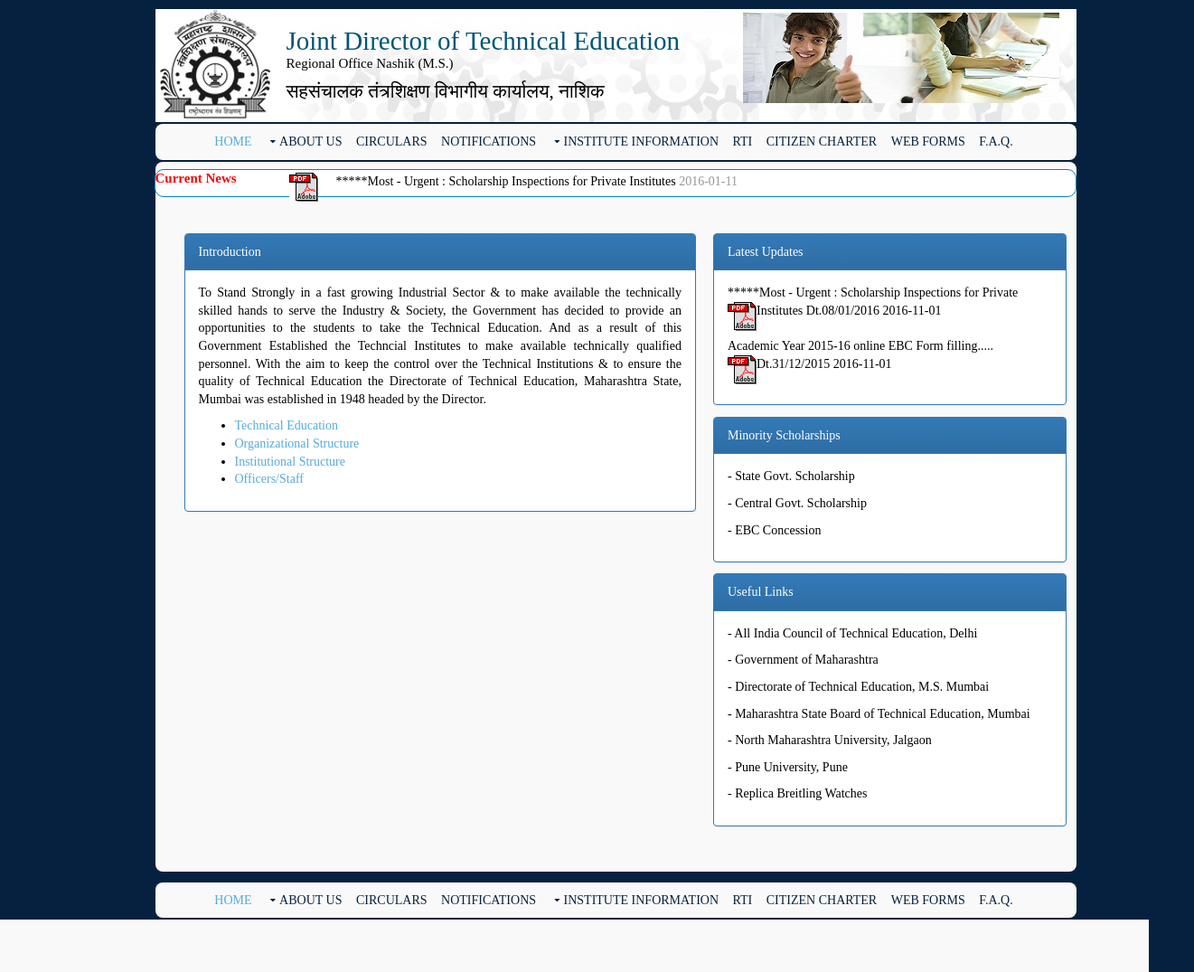
Page /about.php on the committed database.
### tables this page shows
CREATE TABLE IF NOT EXISTS `currentnews` (
  `id` int(11) NOT NULL AUTO_INCREMENT,
  `dateofposting` varchar(50) NOT NULL,
  `subject` varchar(200) NOT NULL,
  `file` varchar(50) NOT NULL,
  `type` varchar(50) NOT NULL,
  PRIMARY KEY (`id`)
);

CREATE TABLE IF NOT EXISTS `updatelink` (
  `id` int(11) NOT NULL AUTO_INCREMENT,
  `dateofposting` varchar(50) NOT NULL,
  `subject` varchar(300) NOT NULL,
  `file` varchar(300) NOT NULL,
  `type` varchar(50) NOT NULL,
  PRIMARY KEY (`id`)
);

### about.php (the view, shortened to what this page needs)
<!DOCTYPE html>
<html>
<head>
<link rel="stylesheet" href="bootstrap-3.3.5-dist/css/bootstrap.min.css" >
<link rel="stylesheet" href="bootstrap-3.3.5-dist/css/bootstrap-theme.min.css" >
<link href="layout/styles/layout.css" rel="stylesheet" type="text/css" media="all">
<link href="layout/styles/style.css" rel="stylesheet" type="text/css">
</head>
<body id="top">
<div class="wrapper row0">
<div class="logo"><a href="#"><img src="images/dte-logo.jpg" /></a></div>
          <div class="text-logo-div"><h2 style="margin-top:-11px;">Joint Director of Technical Education </h2>
        <h3 style="margin-bottom:10px;">Regional Office Nashik (M.S.)</h3>
		<h3 style="font-size:21px;">सहसंचालक तंत्रशिक्षण विभागीय कार्यालय, नाशिक</h3>
         <a href="admin/index.php"><img src="images/banner-2.jpg"  class="img1" title="Admin Login"></a>
       </div>
</div>
<div class="wrapper row2">
  <div class="rounded">
    <nav id="mainav" class="clear" style="margin-left:7px;">
      <ul class="clear">
        <li class="active"><a href="index.php">Home</a></li>
        <li><a class="drop" href="about.php">About Us</a>
       </li>
         <li><a href="circular.php">Circulars</a></li>
         <li><a  href="notification.php">Notifications</a>
        </li>
         <li><a class="drop" href="#">Institute Information</a>
        </li>
         <li><a href="rti.php">RTI</a></li>
         <li><a href="citizencharter.php">Citizen Charter</a></li>
         <li><a href="webform.php">Web Forms</a></li>
         <li><a href="faq.php">F.A.Q.</a></li>
      </ul>
    </nav>
  </div>
</div>
<div class="wrapper row3">
  <div class="rounded">
    <main class="container clear">
      <div class="group btmspace-30">
      <div class="marquee-box" style="margin-bottom:10px;margin-left: -21px;margin-top: -22px;">
        <div class="marquee-heading"><span style="font-size:15px;color:#F00;"><b>Current News</b></span>
      <div class="marquee-div" style="margin-top:-4px; height:28px; width:870px; float:right"> <marquee behavior="scroll" direction="left" onMouseOver="this.stop();" onMouseOut="this.start();" scrolldelay="210"  style="margin-right:10px;margin-top: 7px;"> <span style="margin-left:20px;"><?php
   include('config.php');
	$query = "select * from currentnews" ;
	$result1 = mysqli_query($con,$query) or die(mysqli_error($con));
while($row=mysqli_fetch_assoc($result1))
{
	$file=$row['file'];
	?>
<tr style="color:#000;"><td >
<a href="download.php?filename=<?php echo $file ;?>" style="color:#000;" >
<?php echo $row['subject']; ?>
<img alt="down-icon" src="images/pdficon.gif" align="left" width="20" height="20"/></a>
<?php echo $row['dateofposting']; ?></td>
</tr>
<br><br>
<?php }?> </span>
</marquee>
</div></div>
</div>
</div>
        <div class="one_half" style="margin-left:-74px;">
          <div class="sdb_holder" style="margin-right: -178px;
    margin-left: 86px;">
         <div class="panel panel-primary">
  <div class="panel-heading">Introduction</div>
  <div class="panel-body" style="color:#000;">
     <p align="justify">To Stand Strongly in a fast growing Industrial Sector & to make available the technically skilled hands to serve the Industry & Society, the Government has decided to provide an opportunities to the students to take the Technical Education. And as a result of this Government Established the Techncial Institutes to make available technically qualified personnel. With the aim to keep the control over the Technical Institutions & to ensure the quality of Technical Education the Directorate of Technical Education, Maharashtra State, Mumbai was established in 1948 headed by the Director.</p>
<ul class="cList pointLi">
					<li><a href="technicaleducation.php">Technical Education</a></li>
                    <li><a href="organizationalstructure.php">Organizational Structure</a></li>
                    <li><a href="#">Institutional Structure</a></li>
                    <li><a href="officers.php">Officers/Staff</a></li>
                    </ul>
  </div>
</div>
</div>
        </div>
        <div class="one_quarter sidebar">
          <div class="sdb_holder" style="margin-right: -312px;
    margin-left: 5px;margin-top: 137px;">
       <div class="panel panel-primary" style="width: 391px;
    margin-left: -53px;
    margin-top: -35px;">
  <div class="panel-heading">Latest Updates</div>
  <div class="panel-body" style="color:#000;">
                     <marquee behavior="scroll" direction="up" onMouseOver="this.stop();" onMouseOut="this.start();" scrolldelay="210">
                      <?php
   include('config.php');
	$query1 = "SELECT * FROM updatelink ";
	$result = mysqli_query($con,$query1);
?>
         <?php
while($row1=mysqli_fetch_array($result))
{
	$file=$row1['file'];
	?>
<tr style="color:#000;"><td >
<a href="download.php?filename=<?php echo $file ;?>" style="color:#000;"  >
<?php echo $row1['subject']; ?>
<img alt="down-icon" src="images/pdficon.gif" align="left" width="20" height="20"/></a>
<?php echo $row1['dateofposting']; ?></td>
</tr>
<br><br>
<?php }?>
         </marquee>
          </div>
</div>
 <div class="panel panel-primary" style="width: 391px;
    margin-left: -53px;
    margin-top: -7px;">
  <div class="panel-heading">Minority Scholarships</div>
  <div class="panel-body" style="color:#000;">
      <p><a href="http://www.dtemaharashtra.gov.in/scholarships/?did=192" style="color:#000;" target="_blank">- State Govt. Scholarship</a></p>
         			  <p><a href="http://www.momascholarship.gov.in/?did=193" style="color:#000;" target="_blank">- Central Govt. Scholarship</a></p>
                     <p><a href="http://www.dtemaharashtra.gov.in/EBCScholarship/StaticPages/HomePage.aspx" style="color:#000;" target="_blank">- EBC Concession</a></p>
  </div>
</div>
<div class="panel panel-primary" style="width: 391px;
    margin-left: -53px;
    margin-top: -8px;">
  <div class="panel-heading">Useful Links</div>
  <div class="panel-body" style="color:#000;">
      <p><a href="http://www.aicte.ernet.in/" style="color:#000;" target="_blank">- All India Council of Technical Education, Delhi</a></p>
         			  <p><a href="http://www.maharashtra.gov.in/" style="color:#000;" target="_blank">- Government of Maharashtra </a></p>
                     <p><a href="http://www.dte.org.in/" style="color:#000;" target="_blank">- Directorate of Technical Education, M.S. Mumbai</a></p>
                     <p><a href="http://www.msbte.com/" style="color:#000;" target="_blank">- Maharashtra State Board of Technical Education, Mumbai</a></p>
                     <p><a href="http://www.nmu.ac.in/" style="color:#000;" target="_blank">- North Maharashtra University, Jalgaon</a></p>
                     <p><a href="http://www.unipune.ernet.in/" style="color:#000;" target="_blank">- Pune University, Pune </a></p>
                     <p><a href="http://www.oopswatches.com/" style="color:#000;" target="_blank">- Replica Breitling Watches</a></p>
  </div>
</div>
</div>
          </div>
        </div>
      </div>
<div class="wrapper row2" style="margin-top: 60px;">
  <div class="rounded">
    <nav id="mainav" class="clear" style="margin-left:7px;">
      <ul class="clear">
        <li class="active"><a href="index.php">Home</a></li>
        <li><a class="drop" href="about.php">About Us</a>
       </li>
         <li><a href="circular.php">Circulars</a></li>
         <li><a  href="notification.php">Notifications</a>
        </li>
         <li><a class="drop" href="#">Institute Information</a>
        </li>
         <li><a href="rti.php">RTI</a></li>
         <li><a href="citizencharter.php">Citizen Charter</a></li>
         <li><a href="webform.php">Web Forms</a></li>
         <li><a href="faq.php">F.A.Q.</a></li>
      </ul>
    </nav>
  </div>
</div>
<div class="wrapper row5">
  <div id="copyright" class="clear">
     <p class="fl_left">Copyright &copy; 2014 - All Rights Reserved </p>
    <p class="fl_right">Maintain By: IT Section, RO Nashik. </p>
  </div>
</div>
</body>
</html>

### layout/styles/layout.css (style rules this page uses)
.container { padding:20px 10px; }
.container .sidebar { margin-left: 245px; margin-top: -102px; }
.sidebar .sdb_holder { margin-bottom:50px; }
.sidebar .sdb_holder:last-child { margin-bottom:0; }
#copyright p { margin:0; padding:0; }
nav ul, nav ol { margin:0; padding:0; list-style:none; }
#mainav .drop::after, #mainav li li .drop::after, #breadcrumb li a::after, .sidebar nav a::after { position:absolute; font-family:"FontAwesome"; font-size:10px; line-height:10px; }
#mainav { text-align:center; text-transform:uppercase; }
#mainav li { display:inline-block; position:relative; margin:0 30px 0 0; padding:0;margin-left: -18px; }
#mainav li:last-child { margin-right:0; }
#mainav li a { display:block; padding:0; }
#mainav .drop { padding-left:15px; }
#mainav .drop::after, #mainav li li .drop::after { content:"\f0d7"; }
#mainav .drop::after { top:5px; left:5px; }
.rounded, input, button, textarea, #header input, #footer input, #slide-wrapper figcaption, .avatar, #comments li, .faico a, #twitter, .pagination a, .pagination strong { border-radius:8px; margin-top:-48px;width: 1019px; }
body { color:#F9F9F9; background-color:#06213F; }
a { color:#55ABDA; }
.rounded { color:inherit; background-color:#F9F9F9; }
.row0, .row0 a { color:#F9F9F9; background-color:#06213F; }
.row2, .row2 a { color:#06213F; background-color:inherit; }
.row3 { color:#979797; background-color:inherit; margin-top:50px; }
.row5, .row5 a { color:#55ABDA; background-color:#06213F; }
#mainav li a { color:inherit; }
#mainav .active a, #mainav a:hover, #mainav li:hover > a { color:#55ABDA; background-color:inherit; }
@media screen and (min-width:978px) { .wrapper { max-width:978px; } }

### layout/styles/style.css (style rules this page uses)
.logo { width: 130px; background-color: #fff; float: left; height: 125px; margin-top: 10px; }
.text-logo-div { float: left; width: 889px; height: 125px; background:url(../../images/header-bg.jpg); margin-left: 130px; margin-top: -125px; }
h2 { padding: 30px 0px 0px 15px; margin-top: 0px; margin-bottom: 0px; font-size: 29px; color: #005672; font-weight: 200; }
h3 { margin-top: 0px; font-size: 15px; color: #000; font-weight: 200; padding-left: 15px; }
.img1 { float: right; margin-top: -120px; margin-right: 19px; }
.marquee-box { width: 1020px; height: 31px; background-color: #fff; border: 1px solid #0086b2; -webkit-border-radius: 10px; -moz-border-radius: 10px; border-radius: 10px; margin-bottom: 15px; }

### layout/styles/framework.css (style rules this page uses)
html { overflow-y:scroll; }
body { margin:0; padding:0; font-size:14px; line-height:1.4em; }
.clear, .group { display:block; }
.clear::before, .clear::after, .group::before, .group::after { display:table; content:""; }
.clear, .clear::after, .group, .group::after { clear:both; }
a { outline:none; text-decoration:none; }
.fl_left, .imgl { float:left; }
.fl_right, .imgr { float:right; }
img { width:auto; max-width:100%; height:auto; margin:0; padding:0; border:none; line-height:normal; vertical-align:middle; box-sizing:border-box; }
body, h1, h2, h3, h4, h5, h6, .heading { font-family:Georgia, "Times New Roman", Times, serif; }
h1, h2, h3, h4, h5, h6, .heading { display:block; margin:0 0 20px 0; font-size:16px; line-height:normal; font-weight:normal; font-style:normal; }
.wrapper { display:block; margin:0 auto 20px; text-align:left; word-wrap:break-word; }
.rounded, #topbar, #header, #mainav, #slider, .container, #footer, #copyright { display:block; width:100%; box-sizing:border-box; }
.rounded { margin:0; padding:10px; }
address, article, aside, figcaption, figure, footer, header, main, nav, section { display:block; margin:0; padding:0; }
.one_half, .one_third, .two_third, .one_quarter, .two_quarter, .three_quarter { display:inline-block; float:left; margin:0 0 0 3.06748466257669%; list-style:none; box-sizing:border-box; }
.one_quarter { width:22.69938650306748%; }
.one_half, .two_quarter { width:48.46625766871166%; }
.btmspace-30 { margin-bottom:30px; }

### rows in the picture
currentnews: subject "*****Most - Urgent : Scholarship Inspections for Private Institutes", dateofposting "2016-01-11"
updatelink: subject "*****Most - Urgent : Scholarship Inspections for Private Institutes Dt.08/01/2016", dateofposting "2016-11-01"
updatelink: subject "Academic Year 2015-16 online EBC Form filling..... Dt.31/12/2015", dateofposting "2016-11-01"
